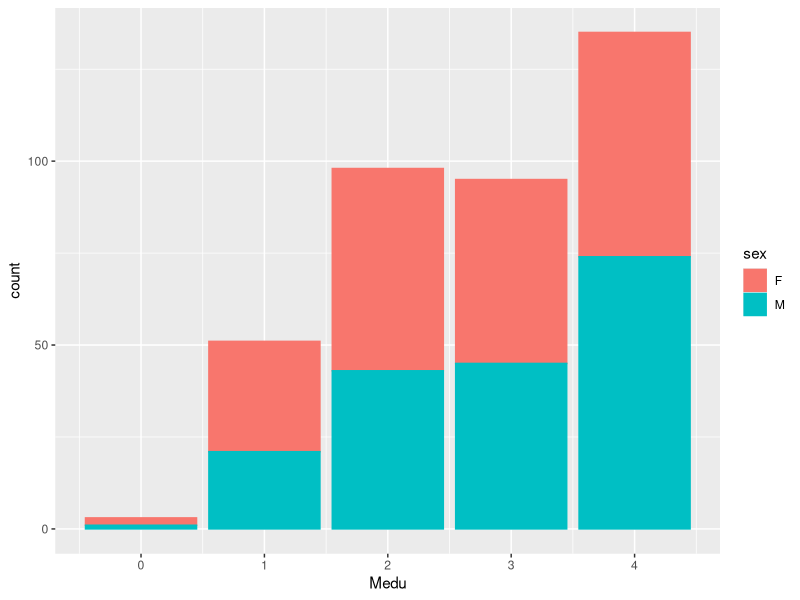
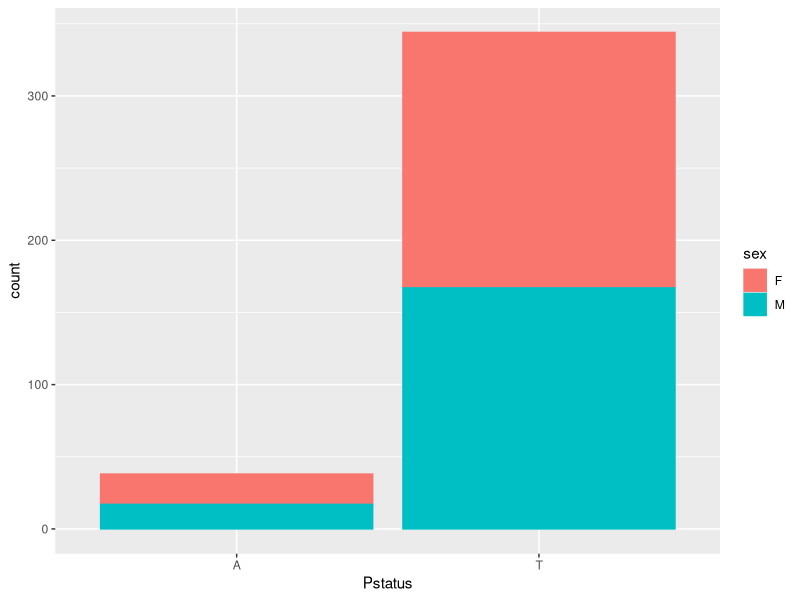
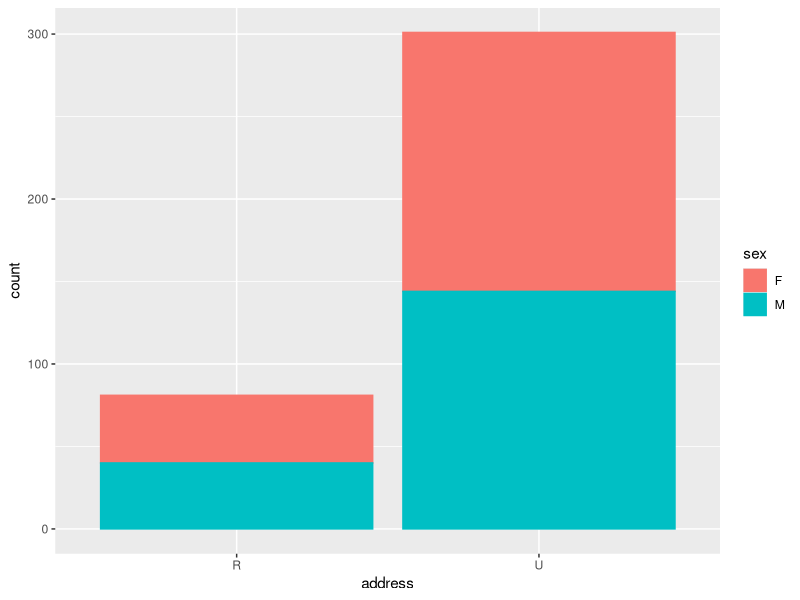
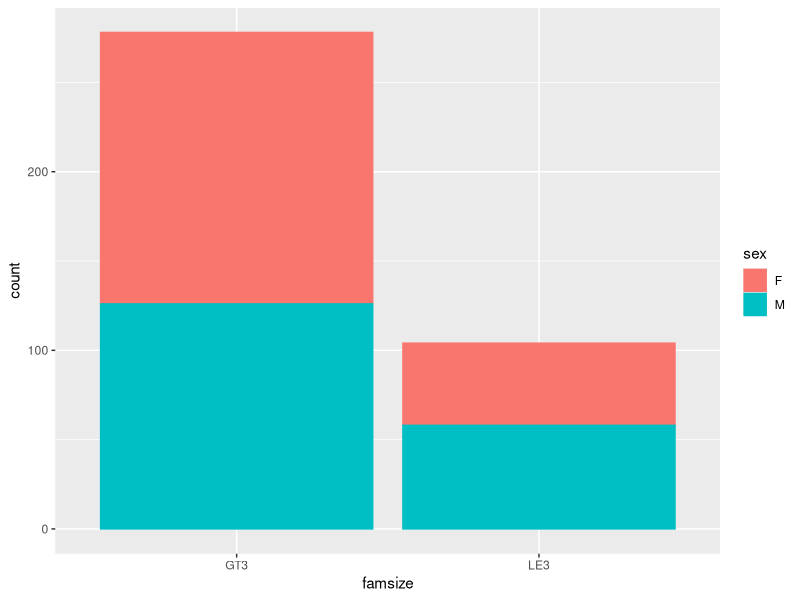

Write the R code that produced these figures, in order.
## ---- chunk 1
library("tidyverse")
library("ggplot2")
library("dplyr")
library(GGally)
alc <- read.table("data/alc.txt")

## ---- chunk 2

cbPalette <- c("#000000", "#E69F00", "#56B4E9", "#009E73", "#F0E442", "#0072B2", "#D55E00", "#CC79A7")

# To use for fills, add
  

g2 <- ggplot(alc, aes(x = Medu, col = sex, fill = sex)) + geom_bar()
g2 

g3 <- ggplot(alc, aes(x = Pstatus, col = sex, fill = sex)) + geom_bar()
g3 

g4 <- ggplot(alc, aes(x = address, col = sex, fill = sex)) + geom_bar()
g4 

g5 <- ggplot(alc, aes(x = famsize, col = sex, fill = sex)) + geom_bar()
g5 
## ---- chunk 3
table(high_use = alc$high_use, address = alc$address) %>% prop.table() %>% addmargins()  

table(high_use = alc$high_use, parents_living_together = alc$Pstatus) %>% prop.table() %>% addmargins()

table(high_use = alc$high_use, mothers_education_level = alc$Medu) %>% addmargins()  %>% prop.table()

table(high_use = alc$high_use, familysize = alc$famsize) %>% addmargins() %>% prop.table()
## ---- chunk 4
m <- glm(high_use ~ Pstatus + Medu + address + famsize, data = alc, family = "binomial")

summary(m)
coef(m)
## ---- chunk 5
urbanmodel <- glm(high_use ~ address, data = alc, family = "binomial")

OR <- coef(urbanmodel) %>% exp

CI <- exp(confint(urbanmodel))

cbind(OR, CI)
